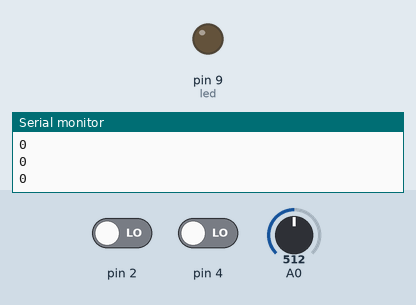
A sketch run on a simulated Arduino Uno, built with avr-gcc and run on an emulated ATmega328P. On the bench: output pins drawn as LEDs (lit = HIGH), the last lines printed to the serial monitor. The inputs (shaded band) are chosen by the test bench; at power-on: pin 4 LOW, pin 2 LOW, A0 = 512.

Above: at 1.2 s.
1.3 s: pin 4 driven HIGH
At 1.47 s:
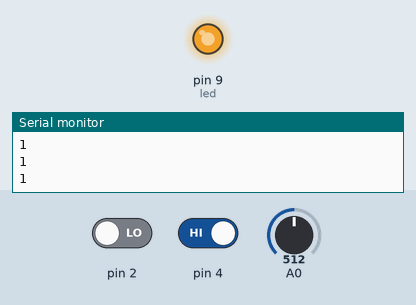
4.3 s: pin 2 driven HIGH
At 5.8 s:
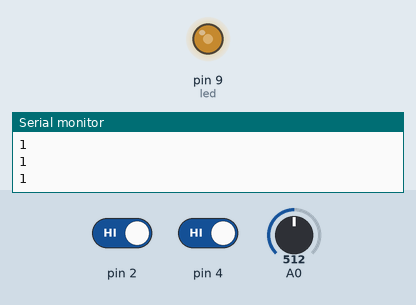
Timing chart, 0 to 7.3 s (numbered marks = the images above; inputs shaded):
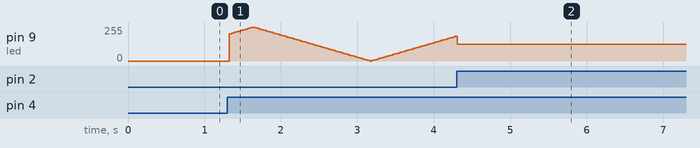

The sketch:

fade.ino
```cpp
// PWM Pin
int led = 9;
int brightness = 200;
int fadeAmount = 5;
int fade;

void setup() {
  // because we're using a digital pin we have
  // to set the mode to input or output
//  pinMode(led, OUTPUT);

  Serial.begin(9600);
}

void loop() {
  int button1 = digitalRead(2);
  int button2 = digitalRead(4);
  Serial.println(button2);
  if (button1) {
    // Control fade with pot
    ///////////////////////

    // read from pot on A0
    fade = analogRead(A0);

    // constrain the pot value 0 - 255
    brightness = map(fade, 0, 1023, 0, 255);

    // set the brightness of pin 9 with pot value
    analogWrite(led, brightness);

  } else if (button2) {
    // autofade with button press
    /////////////////////////////

    // increase brightness by fadeAmount
    brightness = brightness + fadeAmount;

    if (brightness <= 0 || brightness >= 255) {
      // toggle increase and decrease
      fadeAmount = -fadeAmount;
    }
    analogWrite(led, brightness);
  } else {
    // if neither button pressed turn LED off
    analogWrite(led, 0);
  }

  delay(30);
}
```
